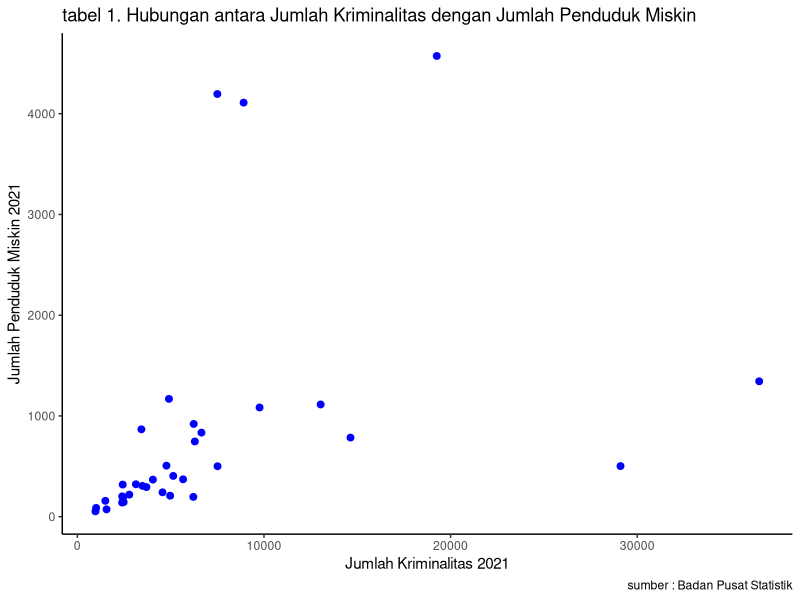

Reproduce this figure in R.
## ---- chunk 1
library("tidyverse")
library("readxl")
library("dplyr")
## ---- chunk 2
#import dataset
library(readxl) 
dat<-read_excel('dat.xlsx') 
head(dat)
## ---- chunk 3
library("ggplot2")
library("readxl")
ggplot(data=dat,aes(x=JK,y=JPM))+
  geom_point(color="blue",size=2)+
  labs(title="tabel 1. Hubungan antara Jumlah Kriminalitas dengan Jumlah Penduduk Miskin",
      x="Jumlah Kriminalitas 2021",
      y="Jumlah Penduduk Miskin 2021",
      caption = "sumber : Badan Pusat Statistik")+
   theme_classic()
## ---- chunk 4
reg1<-lm(JK~JPM,data=dat)
summary(reg1)
